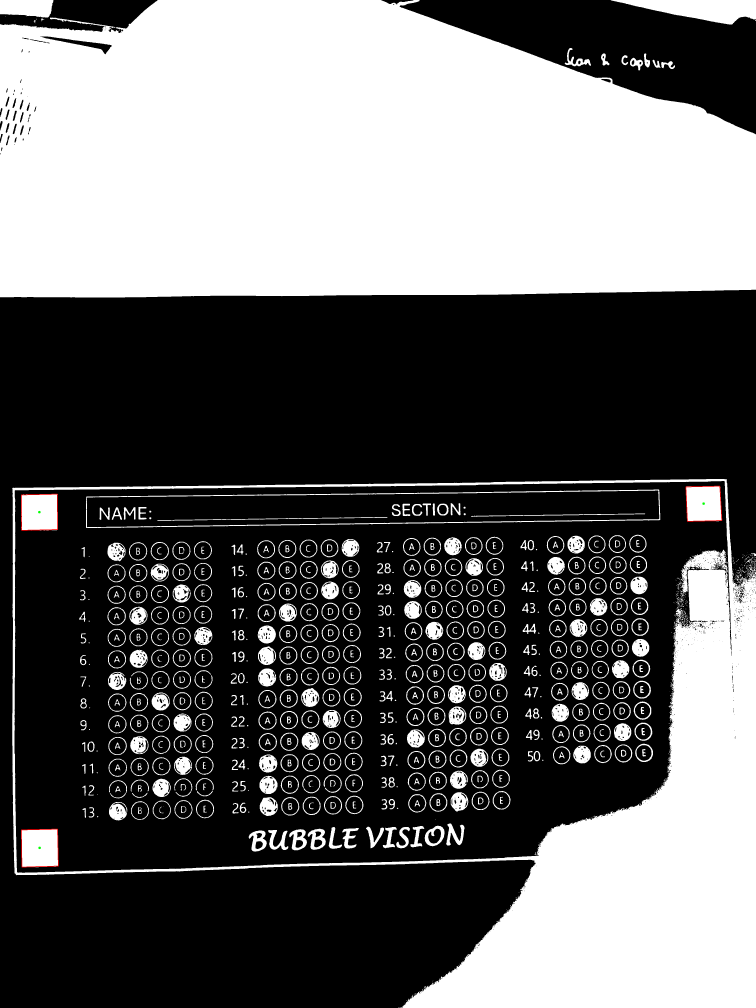
#> input picture analysis/omr_knn/corners_debug.png, 3024 x 4032 px (shown at 1/4 size)
$ python -i omr_sheet_detection.py   (imports and definitions only)
#> lines starting #> are read from the running program, lines starting #| are printed output that depends on the picture; after the words box and inside, x2 and y2 are one past the last pixel; in counts of white or black regions, pixels touching at a corner belong together
# analysis/omr_sheet_detection.py
"""
Detect and warp your Bubble Vision sheet.

- Reads the uploaded image with EXIF orientation applied
- Forces it to landscape if needed
- Tries strict 4-corner-box crop + light zoom
- If that fails, does a WIDE center crop (90% of the image)
- Always returns a (OUT_H, OUT_W, 3) BGR image
"""

import cv2
import numpy as np
from PIL import Image, ImageOps  # handle EXIF orientation

# Final OMR size
OUT_W = 913
OUT_H = 483

# When 4 boxes ARE found, how much margin to cut inside them (for zoom)
INNER_MARGIN_RATIO = 0.08   # 8% each side (lighter than before)


# ---------- image loading with correct orientation ----------

def _load_image_with_orientation(path):
    """
    Load image using Pillow so EXIF orientation is respected,
    then convert to OpenCV BGR array and force landscape.
    """
#> called with path = 'omr_knn/corners_debug.png'
    pil_img = Image.open(path)
#> pil_img is the input picture: PIL image 3024x4032 RGB; mean R, G, B 102.2, 102.1, 102.1

    # Apply EXIF orientation
    pil_img = ImageOps.exif_transpose(pil_img)

    pil_img = pil_img.convert("RGB")
    rgb = np.array(pil_img)
    bgr = cv2.cvtColor(rgb, cv2.COLOR_RGB2BGR)

    # If still portrait (height > width), rotate to landscape
    h, w = bgr.shape[:2]
#> h = 4032; w = 3024
    if h > w:
        bgr = cv2.rotate(bgr, cv2.ROTATE_90_CLOCKWISE)
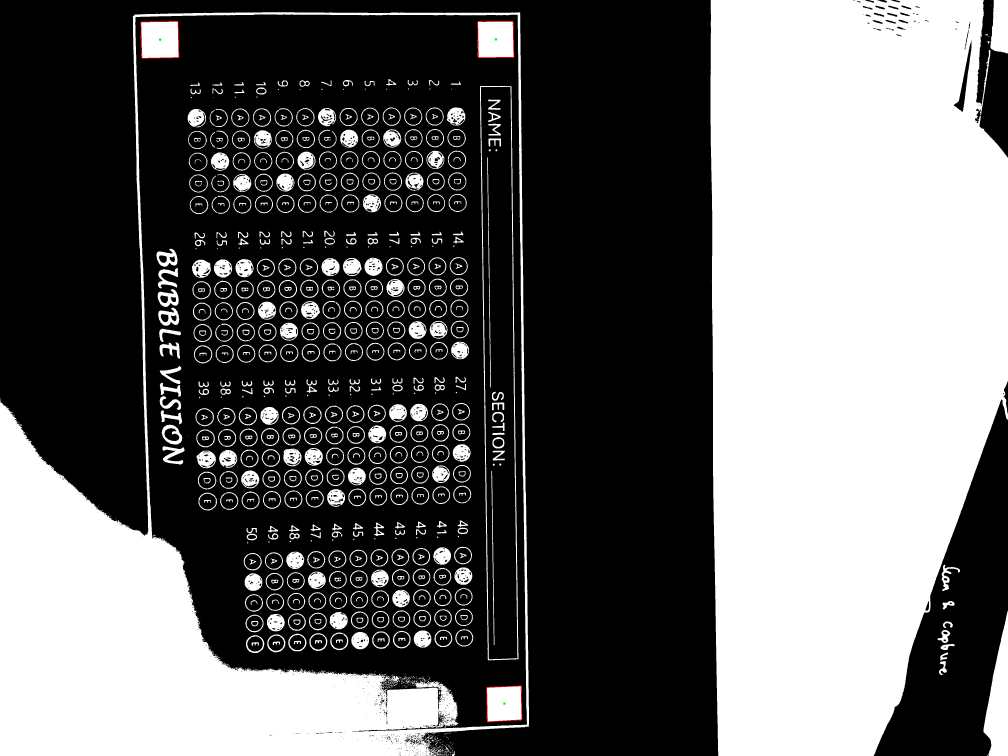
#> bgr: shape (3024, 4032, 3) (shown at 1/4 size); mean B, G, R 102.1, 102.1, 102.2

    return bgr

def _crop_inside_boxes(img):
    """
    Strict case: detect 4 corner boxes and warp the ENTIRE sheet
    (including the boxes) to OUT_W x OUT_H.

    This will make the result look like your template sheet:
    full border, NAME/SECTION, BUBBLE VISION, and 4 black boxes.
    """
    gray = cv2.cvtColor(img, cv2.COLOR_BGR2GRAY)
    blur = cv2.GaussianBlur(gray, (5, 5), 0)
    _, thresh = cv2.threshold(
        blur, 0, 255, cv2.THRESH_BINARY_INV + cv2.THRESH_OTSU
    )
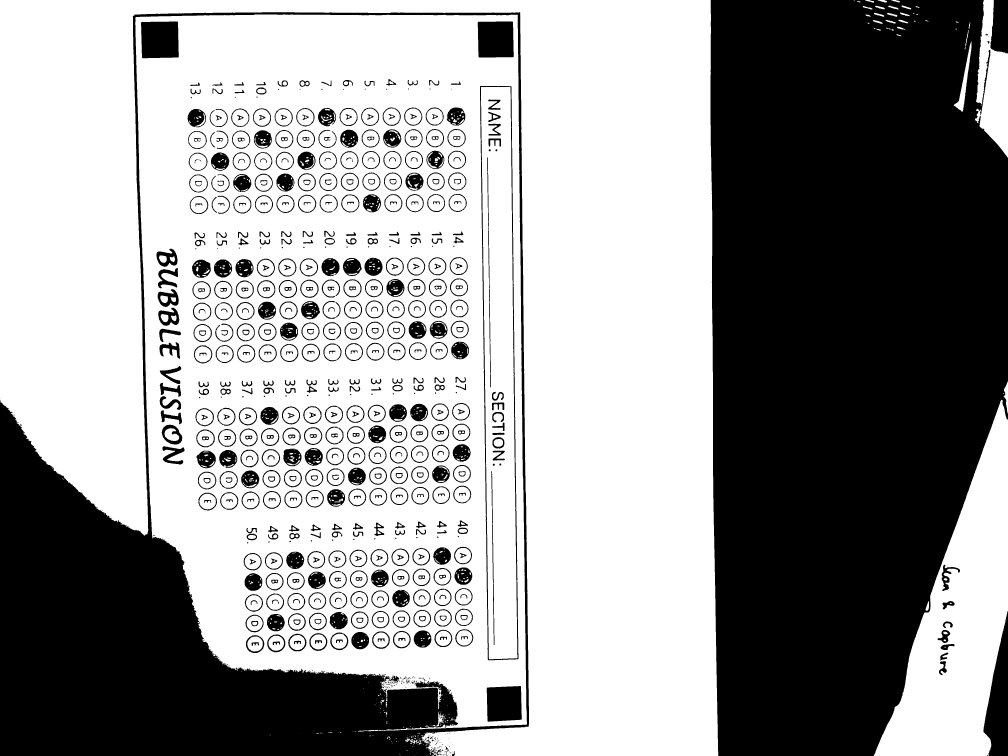
#> thresh: shape (3024, 4032) (shown at 1/4 size); 59.9% white; 842 black regions (209 under 20 px)

    h, w = thresh.shape[:2]
#> h = 3024; w = 4032
    img_area = float(h * w)
#> img_area = 12192768

    contours, _ = cv2.findContours(
        thresh, cv2.RETR_EXTERNAL, cv2.CHAIN_APPROX_SIMPLE
    )
#> contours = 240 contours, 197 with area under 20; largest, box (x1, y1, x2, y2) and area: (541, 58, 2108, 2926) 3941726, (0, 0, 2873, 3024) 3469172, (3495, 1599, 4032, 3024) 362116, (3900, 0, 4032, 630) 48243, (3815, 166, 3886, 447) 4130

    centers = []
    for cnt in contours:
        area = cv2.contourArea(cnt)
        if area <= 0:
            continue

        # keep reasonable size relative to whole image
        if area < img_area * 0.0005 or area > img_area * 0.05:
            continue

        peri = cv2.arcLength(cnt, True)
        approx = cv2.approxPolyDP(cnt, 0.04 * peri, True)
        if len(approx) != 4 or not cv2.isContourConvex(approx):
            continue

        x, y, ww, hh = cv2.boundingRect(approx)
        aspect = ww / float(hh + 1e-6)
        if not (0.6 <= aspect <= 1.4):
            continue

        M = cv2.moments(approx)
        if M["m00"] == 0:
            continue
        cx = int(M["m10"] / M["m00"])
        cy = int(M["m01"] / M["m00"])
        centers.append((cx, cy))
#> this loop made 240 passes
#> area on passes 13, 31, 32: 27.5, 70.5, 105
#> after the loop, centers = []

    if len(centers) < 4:
        raise RuntimeError("Not enough square-like contours for 4 corners.")

    pts = np.array(centers, dtype="float32")

    # Split into left/right by x to find TL, BL, TR, BR
    xs = pts[:, 0]
    median_x = np.median(xs)
    left_pts = pts[xs <= median_x]
    right_pts = pts[xs > median_x]

    if len(left_pts) == 0 or len(right_pts) == 0:
        raise RuntimeError("Cannot split corner candidates into left/right.")

    tl = left_pts[np.argmin(left_pts[:, 1])]  # smallest y on left  = top-left
    bl = left_pts[np.argmax(left_pts[:, 1])]  # largest y on left  = bottom-left
    tr = right_pts[np.argmin(right_pts[:, 1])]  # smallest y on right = top-right
    br = right_pts[np.argmax(right_pts[:, 1])]  # largest y on right = bottom-right

    src = np.float32([tl, tr, br, bl])
    dst = np.float32([
        [0, 0],
        [OUT_W - 1, 0],
        [OUT_W - 1, OUT_H - 1],
        [0, OUT_H - 1],
    ])

    # Perspective warp whole sheet (NO inner crop)
    M = cv2.getPerspectiveTransform(src, dst)
    warped_full = cv2.warpPerspective(img, M, (OUT_W, OUT_H))

    # This already matches your template size, so just return it
    return warped_full

# ---------- fallback crop ----------

def _center_crop(img, crop_ratio=0.9):
    """
    Fallback: wide center crop & resize.

    crop_ratio = fraction of the dimension to keep.
    0.9 = keep central 90% of width and height.
    This avoids over-zooming like in your screenshot.
    """
#> called with crop_ratio = 0.9
    h, w = img.shape[:2]
#> h = 3024; w = 4032
    r = crop_ratio

    cw = int(w * r)
#> cw = 3628
    ch = int(h * r)
#> ch = 2721

    x1 = (w - cw) // 2
#> x1 = 202
    y1 = (h - ch) // 2
#> y1 = 151
    x2 = x1 + cw
#> x2 = 3830
    y2 = y1 + ch
#> y2 = 2872

    cropped = img[y1:y2, x1:x2]
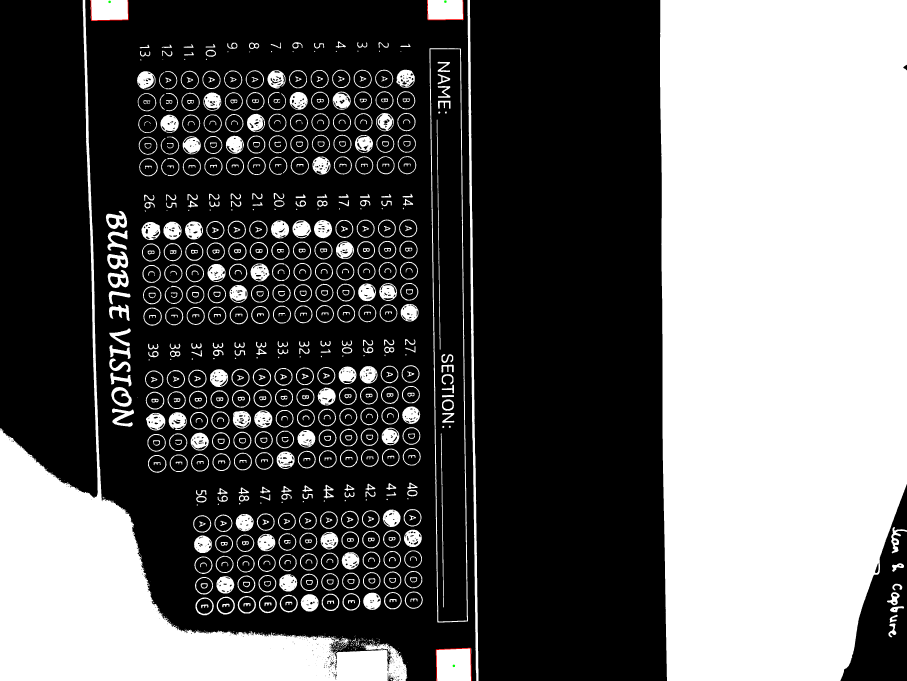
#> cropped: shape (2721, 3628, 3) (shown at 1/4 size); mean B, G, R 97.1, 97.1, 97.2
    final = cv2.resize(cropped, (OUT_W, OUT_H), interpolation=cv2.INTER_AREA)
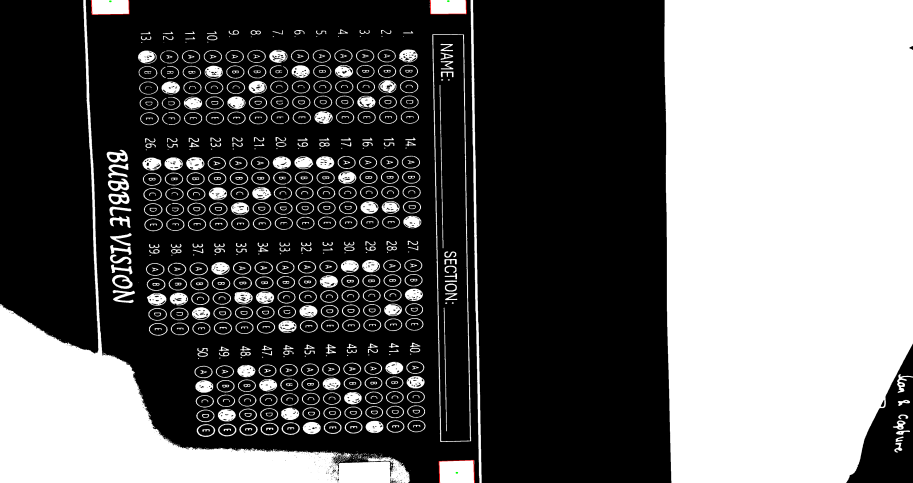
#> final: shape (483, 913, 3); mean B, G, R 97.1, 97.1, 97.2
    return final


# ---------- public API ----------

def detect_and_warp_sheet_from_file(input_path):
    img = _load_image_with_orientation(input_path)
    if img is None:
        raise ValueError(f"Cannot read image: {input_path}")

    try:
        processed = _crop_inside_boxes(img)
    except Exception:
        processed = _center_crop(img, crop_ratio=0.9)

    # Make the sheet “downward”, not upside-down
    processed = cv2.rotate(processed, cv2.ROTATE_180)
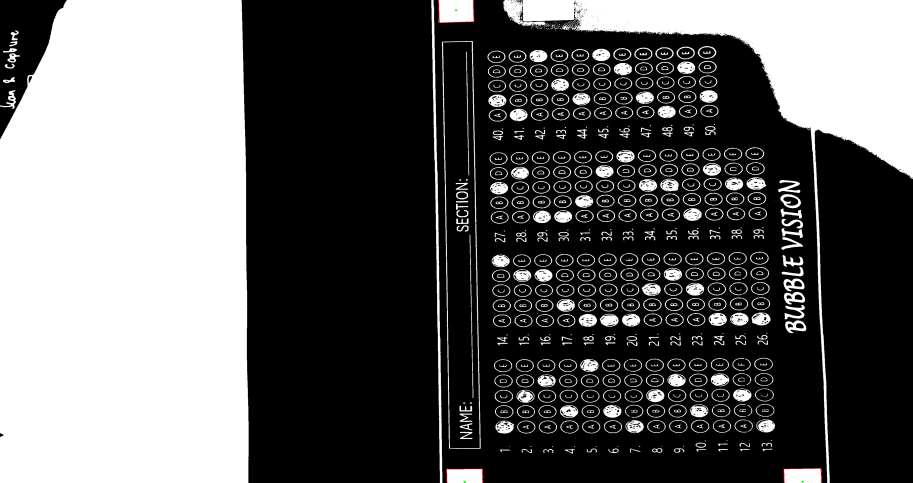
#> processed: shape (483, 913, 3); mean B, G, R 97.1, 97.1, 97.2

    return processed

>>> result = detect_and_warp_sheet_from_file('omr_knn/corners_debug.png')
